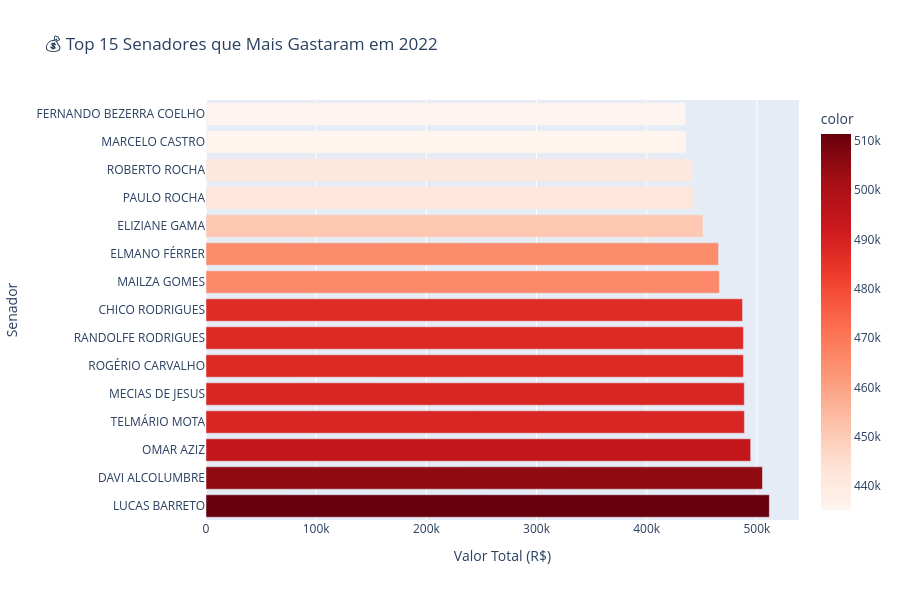

Here is the notebook cell this chart was saved with:
### Code cell
# GRÁFICO INTERATIVO - Top 15 Senadores
fig = px.bar(x=gastos_senador.values, 
             y=gastos_senador.index,
             orientation='h',
             title='💰 Top 15 Senadores que Mais Gastaram em 2022',
             labels={'x': 'Valor Total (R$)', 'y': 'Senador'},
             color=gastos_senador.values,
             color_continuous_scale='Reds')

fig.update_layout(height=600, showlegend=False)
fig.show()

print("\n💡 DICA: Passe o mouse sobre as barras para ver os valores exatos!")

### Figure 1 — Plotly figure (JSON) as saved in the notebook; plotly's stock layout.template omitted (floating-point values rounded to 4 significant figures)
{"data": [{"alignmentgroup": "True", "hovertemplate": "Valor Total (R$)=%{x}<br>Senador=%{y}<br>color=%{marker.color}<extra></extra>", "legendgroup": "", "marker": {"color": [511300.0, 505100.0, 494400.0, 488700.0, 488600.0, 487800.0, 487800.0, 487000.0, 465900.0, 465200.0, 451000.0, 442000.0, 441200.0, 435800.0, 435200.0], "coloraxis": "coloraxis", "pattern": {"shape": ""}}, "name": "", "offsetgroup": "", "orientation": "h", "showlegend": false, "textposition": "auto", "type": "bar", "x": [511300.0, 505100.0, 494400.0, 488700.0, 488600.0, 487800.0, 487800.0, 487000.0, 465900.0, 465200.0, 451000.0, 442000.0, 441200.0, 435800.0, 435200.0], "xaxis": "x", "y": ["LUCAS BARRETO", "DAVI ALCOLUMBRE", "OMAR AZIZ", "TELMÁRIO MOTA", "MECIAS DE JESUS", "ROGÉRIO CARVALHO", "RANDOLFE RODRIGUES", "CHICO RODRIGUES", "MAILZA GOMES", "ELMANO FÉRRER", "ELIZIANE GAMA", "PAULO ROCHA", "ROBERTO ROCHA", "MARCELO CASTRO", "FERNANDO BEZERRA COELHO"], "yaxis": "y"}], "layout": {"barmode": "relative", "coloraxis": {"colorbar": {"title": {"text": "color"}}, "colorscale": [[0, "rgb(255,245,240)"], [0.125, "rgb(254,224,210)"], [0.25, "rgb(252,187,161)"], [0.375, "rgb(252,146,114)"], [0.5, "rgb(251,106,74)"], [0.625, "rgb(239,59,44)"], [0.75, "rgb(203,24,29)"], [0.875, "rgb(165,15,21)"], [1, "rgb(103,0,13)"]]}, "height": 600, "legend": {"tracegroupgap": 0}, "showlegend": false, "title": {"text": "💰 Top 15 Senadores que Mais Gastaram em 2022"}, "xaxis": {"anchor": "y", "domain": [0, 1], "title": {"text": "Valor Total (R$)"}}, "yaxis": {"anchor": "x", "domain": [0, 1], "title": {"text": "Senador"}}}}
